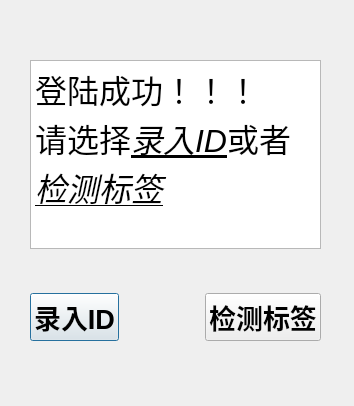
<?xml version="1.0" encoding="UTF-8"?>
<ui version="4.0">
 <class>SelectView</class>
 <widget class="QDialog" name="SelectView">
  <property name="geometry">
   <rect>
    <x>0</x>
    <y>0</y>
    <width>354</width>
    <height>406</height>
   </rect>
  </property>
  <property name="windowTitle">
   <string>选择</string>
  </property>
  <property name="windowIcon">
   <iconset resource="resource.qrc">
    <normaloff>:/image/image/cjqc_icon.png</normaloff>:/image/image/cjqc_icon.png</iconset>
  </property>
  <widget class="QWidget" name="layoutWidget">
   <property name="geometry">
    <rect>
     <x>30</x>
     <y>60</y>
     <width>291</width>
     <height>281</height>
    </rect>
   </property>
   <layout class="QVBoxLayout" name="verticalLayout">
    <item>
     <widget class="QTextBrowser" name="textBrowser">
      <property name="font">
       <font>
        <pointsize>20</pointsize>
        <weight>75</weight>
        <bold>true</bold>
       </font>
      </property>
      <property name="html">
       <string>&lt;!DOCTYPE HTML PUBLIC &quot;-//W3C//DTD HTML 4.0//EN&quot; &quot;http://www.w3.org/TR/REC-html40/strict.dtd&quot;&gt;
&lt;html&gt;&lt;head&gt;&lt;meta name=&quot;qrichtext&quot; content=&quot;1&quot; /&gt;&lt;style type=&quot;text/css&quot;&gt;
p, li { white-space: pre-wrap; }
&lt;/style&gt;&lt;/head&gt;&lt;body style=&quot; font-family:'SimSun'; font-size:20pt; font-weight:600; font-style:normal;&quot;&gt;
&lt;p style=&quot; margin-top:0px; margin-bottom:0px; margin-left:0px; margin-right:0px; -qt-block-indent:0; text-indent:0px;&quot;&gt;&lt;span style=&quot; font-family:'Cantarell'; font-size:24pt; font-weight:400;&quot;&gt;登陆成功！！！&lt;/span&gt;&lt;/p&gt;
&lt;p style=&quot; margin-top:0px; margin-bottom:0px; margin-left:0px; margin-right:0px; -qt-block-indent:0; text-indent:0px;&quot;&gt;&lt;span style=&quot; font-family:'Cantarell'; font-size:24pt; font-weight:400;&quot;&gt;请选择&lt;/span&gt;&lt;span style=&quot; font-family:'Cantarell'; font-size:24pt; font-weight:400; font-style:italic; text-decoration: underline;&quot;&gt;录入ID&lt;/span&gt;&lt;span style=&quot; font-family:'Cantarell'; font-size:24pt; font-weight:400;&quot;&gt;或者&lt;/span&gt;&lt;span style=&quot; font-family:'Cantarell'; font-size:24pt; font-weight:400; font-style:italic; text-decoration: underline;&quot;&gt;检测标签&lt;/span&gt;&lt;/p&gt;&lt;/body&gt;&lt;/html&gt;</string>
      </property>
     </widget>
    </item>
    <item>
     <spacer name="verticalSpacer">
      <property name="orientation">
       <enum>Qt::Vertical</enum>
      </property>
      <property name="sizeHint" stdset="0">
       <size>
        <width>20</width>
        <height>40</height>
       </size>
      </property>
     </spacer>
    </item>
    <item>
     <layout class="QHBoxLayout" name="horizontalLayout">
      <item>
       <widget class="QPushButton" name="pushButton">
        <property name="font">
         <font>
          <pointsize>20</pointsize>
          <weight>75</weight>
          <bold>true</bold>
         </font>
        </property>
        <property name="text">
         <string>录入ID</string>
        </property>
       </widget>
      </item>
      <item>
       <spacer name="horizontalSpacer">
        <property name="orientation">
         <enum>Qt::Horizontal</enum>
        </property>
        <property name="sizeHint" stdset="0">
         <size>
          <width>40</width>
          <height>20</height>
         </size>
        </property>
       </spacer>
      </item>
      <item>
       <widget class="QPushButton" name="pushButton_2">
        <property name="font">
         <font>
          <pointsize>20</pointsize>
          <weight>75</weight>
          <bold>true</bold>
         </font>
        </property>
        <property name="text">
         <string>检测标签</string>
        </property>
        <property name="icon">
         <iconset resource="resource.qrc">
          <normaloff>:/image/image/cjqc_icon.png</normaloff>:/image/image/cjqc_icon.png</iconset>
        </property>
       </widget>
      </item>
     </layout>
    </item>
   </layout>
  </widget>
 </widget>
 <tabstops>
  <tabstop>pushButton</tabstop>
  <tabstop>pushButton_2</tabstop>
  <tabstop>textBrowser</tabstop>
 </tabstops>
 <resources>
  <include location="resource.qrc"/>
 </resources>
 <connections/>
</ui>
